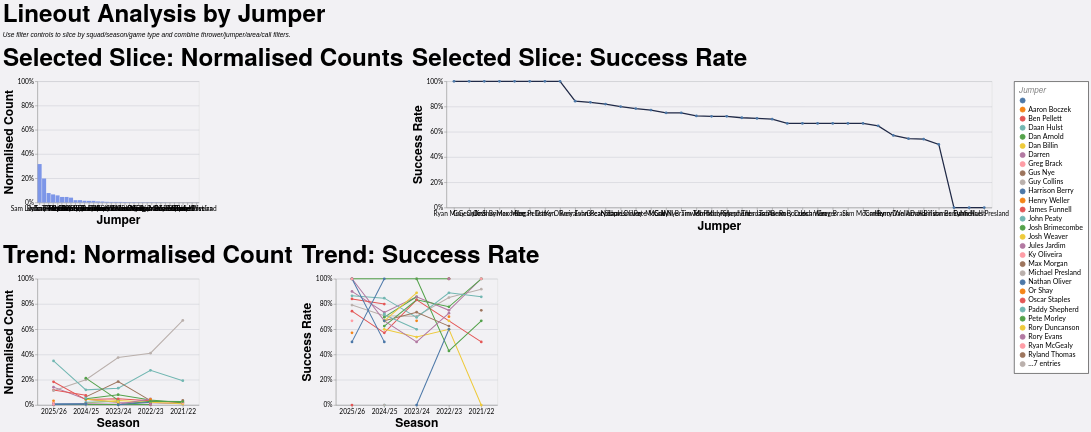

Write a Vega-Lite specification for this figure.
### Vega-Lite specification from a JSON file in a GitHub repository (floating-point values rounded to 4 significant figures; data arrays with more than 128 entries replaced by an {"elided": "..."} marker saying what was removed)
{"config": {"axis": {"labelFont": "Lato, sans-serif", "titleFont": "PT Sans Narrow, Helvetica Neue, Helvetica, Arial, sans-serif", "labelFontSize": 13, "titleFontSize": 24, "gridColor": "#202947", "gridOpacity": 0.2}, "header": {"labelFont": "PT Sans Narrow, Helvetica Neue, Helvetica, Arial, sans-serif", "titleFont": "PT Sans Narrow, Helvetica Neue, Helvetica, Arial, sans-serif", "labelFontSize": 24, "titleFontSize": 28, "labelFontWeight": "bold", "orient": "left"}, "legend": {"labelFont": "Lato, sans-serif", "titleFont": "PT Sans Narrow, Helvetica Neue, Helvetica, Arial, sans-serif", "labelFontSize": 14, "titleFontSize": 16, "titlePadding": 5, "fillColor": "white", "strokeColor": "black", "padding": 10, "titleFontWeight": "lighter", "titleFontStyle": "italic", "titleColor": "gray", "offset": 10}, "title": {"font": "PT Sans Narrow, Helvetica Neue, Helvetica, Arial, sans-serif", "fontSize": 48, "fontWeight": "bold", "anchor": "start", "align": "center", "titlePadding": 20, "subtitlePadding": 10, "subtitleFontSize": 13, "subtitleColor": "", "subtitleFontStyle": "italic", "offset": 15, "color": "black"}, "axisX": {"labelAngle": 0}, "facet": {"title": null, "header": null, "align": {"row": "each", "column": "each"}}, "resolve": {"scale": {"y": "independent", "facet": "independent"}}, "background": "#f2f1f4"}, "vconcat": [{"hconcat": [{"mark": {"type": "bar", "color": "#7d96e8"}, "encoding": {"tooltip": [{"field": "jumper", "title": "Jumper", "type": "nominal"}, {"field": "attempts", "format": ",.0f", "title": "Lineouts", "type": "quantitative"}, {"field": "share", "format": ".1%", "title": "Normalised Count", "type": "quantitative"}], "x": {"field": "jumper", "sort": "-y", "title": "Jumper", "type": "nominal"}, "y": {"axis": {"format": "%"}, "field": "share", "scale": {"domain": [0, 1]}, "title": "Normalised Count", "type": "quantitative"}}, "height": 240, "title": "Selected Slice: Normalised Counts", "transform": [{"filter": "(loSquad == 'All' || datum.squad == loSquad) && (loGameType == 'All' || (loGameType == 'League + Cup' && (datum.game_type == 'League' || datum.game_type == 'Cup')) || (loGameType == 'League only' && datum.game_type == 'League') || datum.game_type == loGameType) && (loOpposition == 'All' || datum.opposition == loOpposition) && (loThrower == 'All' || datum.thrower == loThrower) && (loJumper == 'All' || datum.jumper == loJumper) && (loArea == 'All' || datum.area == loArea) && (loNumbers == 'All' || datum.numbers == loNumbers) && (loCall == 'All' || datum.call == loCall) && (loCallType == 'All' || datum.call_type == loCallType)"}, {"filter": "(loSeason == 'All' || datum.season == loSeason)"}, {"aggregate": [{"op": "count", "as": "attempts"}, {"op": "sum", "field": "won", "as": "won"}], "groupby": ["jumper"]}, {"joinaggregate": [{"op": "sum", "field": "attempts", "as": "total_attempts"}]}, {"calculate": "datum.attempts / datum.total_attempts", "as": "share"}, {"calculate": "datum.won / datum.attempts", "as": "success_rate"}], "width": 320}, {"mark": {"type": "line", "color": "#202946", "point": true, "strokeWidth": 2.5}, "encoding": {"tooltip": [{"field": "jumper", "title": "Jumper", "type": "nominal"}, {"field": "won", "format": ",.0f", "title": "Won", "type": "quantitative"}, {"field": "attempts", "format": ",.0f", "title": "Lineouts", "type": "quantitative"}, {"field": "success_rate", "format": ".1%", "title": "Success Rate", "type": "quantitative"}], "x": {"field": "jumper", "sort": "-y", "title": "Jumper", "type": "nominal"}, "y": {"axis": {"format": "%"}, "field": "success_rate", "scale": {"domain": [0, 1]}, "title": "Success Rate", "type": "quantitative"}}, "height": 250, "title": "Selected Slice: Success Rate", "transform": [{"filter": "(loSquad == 'All' || datum.squad == loSquad) && (loGameType == 'All' || (loGameType == 'League + Cup' && (datum.game_type == 'League' || datum.game_type == 'Cup')) || (loGameType == 'League only' && datum.game_type == 'League') || datum.game_type == loGameType) && (loOpposition == 'All' || datum.opposition == loOpposition) && (loThrower == 'All' || datum.thrower == loThrower) && (loJumper == 'All' || datum.jumper == loJumper) && (loArea == 'All' || datum.area == loArea) && (loNumbers == 'All' || datum.numbers == loNumbers) && (loCall == 'All' || datum.call == loCall) && (loCallType == 'All' || datum.call_type == loCallType)"}, {"filter": "(loSeason == 'All' || datum.season == loSeason)"}, {"aggregate": [{"op": "count", "as": "attempts"}, {"op": "sum", "field": "won", "as": "won"}], "groupby": ["jumper"]}, {"joinaggregate": [{"op": "sum", "field": "attempts", "as": "total_attempts"}]}, {"calculate": "datum.attempts / datum.total_attempts", "as": "share"}, {"calculate": "datum.won / datum.attempts", "as": "success_rate"}], "width": {"step": 30}}], "spacing": 16}, {"hconcat": [{"mark": {"type": "line", "point": true, "strokeWidth": 2}, "encoding": {"color": {"field": "jumper", "title": "Jumper", "type": "nominal"}, "tooltip": [{"field": "season", "title": "Season", "type": "nominal"}, {"field": "jumper", "title": "Jumper", "type": "nominal"}, {"field": "attempts", "format": ",.0f", "title": "Lineouts", "type": "quantitative"}, {"field": "norm_count", "format": ".1%", "title": "Normalised Count", "type": "quantitative"}], "x": {"field": "season", "sort": "-x", "title": "Season", "type": "nominal"}, "y": {"axis": {"format": "%"}, "field": "norm_count", "scale": {"domain": [0, 1]}, "title": "Normalised Count", "type": "quantitative"}}, "height": 250, "title": "Trend: Normalised Count", "transform": [{"filter": "(loSquad == 'All' || datum.squad == loSquad) && (loGameType == 'All' || (loGameType == 'League + Cup' && (datum.game_type == 'League' || datum.game_type == 'Cup')) || (loGameType == 'League only' && datum.game_type == 'League') || datum.game_type == loGameType) && (loOpposition == 'All' || datum.opposition == loOpposition) && (loThrower == 'All' || datum.thrower == loThrower) && (loJumper == 'All' || datum.jumper == loJumper) && (loArea == 'All' || datum.area == loArea) && (loNumbers == 'All' || datum.numbers == loNumbers) && (loCall == 'All' || datum.call == loCall) && (loCallType == 'All' || datum.call_type == loCallType)"}, {"aggregate": [{"op": "count", "as": "attempts"}, {"op": "sum", "field": "won", "as": "won"}], "groupby": ["season", "jumper"]}, {"joinaggregate": [{"op": "sum", "field": "attempts", "as": "season_attempts"}], "groupby": ["season"]}, {"calculate": "datum.attempts / datum.season_attempts", "as": "norm_count"}, {"calculate": "datum.won / datum.attempts", "as": "success_rate"}], "width": 320}, {"mark": {"type": "line", "point": true, "strokeWidth": 2}, "encoding": {"color": {"field": "jumper", "title": "Jumper", "type": "nominal"}, "tooltip": [{"field": "season", "title": "Season", "type": "nominal"}, {"field": "jumper", "title": "Jumper", "type": "nominal"}, {"field": "won", "format": ",.0f", "title": "Won", "type": "quantitative"}, {"field": "attempts", "format": ",.0f", "title": "Lineouts", "type": "quantitative"}, {"field": "success_rate", "format": ".1%", "title": "Success Rate", "type": "quantitative"}], "x": {"field": "season", "sort": "-x", "title": "Season", "type": "nominal"}, "y": {"axis": {"format": "%"}, "field": "success_rate", "scale": {"domain": [0, 1]}, "title": "Success Rate", "type": "quantitative"}}, "height": 250, "title": "Trend: Success Rate", "transform": [{"filter": "(loSquad == 'All' || datum.squad == loSquad) && (loGameType == 'All' || (loGameType == 'League + Cup' && (datum.game_type == 'League' || datum.game_type == 'Cup')) || (loGameType == 'League only' && datum.game_type == 'League') || datum.game_type == loGameType) && (loOpposition == 'All' || datum.opposition == loOpposition) && (loThrower == 'All' || datum.thrower == loThrower) && (loJumper == 'All' || datum.jumper == loJumper) && (loArea == 'All' || datum.area == loArea) && (loNumbers == 'All' || datum.numbers == loNumbers) && (loCall == 'All' || datum.call == loCall) && (loCallType == 'All' || datum.call_type == loCallType)"}, {"aggregate": [{"op": "count", "as": "attempts"}, {"op": "sum", "field": "won", "as": "won"}], "groupby": ["season", "jumper"]}, {"joinaggregate": [{"op": "sum", "field": "attempts", "as": "season_attempts"}], "groupby": ["season"]}, {"calculate": "datum.attempts / datum.season_attempts", "as": "norm_count"}, {"calculate": "datum.won / datum.attempts", "as": "success_rate"}], "width": 320}], "spacing": 16}], "data": {"name": "data-8bfb8f3838b7db0bea9fd4452120c318"}, "params": [{"name": "loSquad", "value": "All"}, {"name": "loSeason", "value": "All"}, {"name": "loGameType", "value": "All"}, {"name": "loOpposition", "value": "All"}, {"name": "loThrower", "value": "All"}, {"name": "loJumper", "value": "All"}, {"name": "loArea", "value": "All"}, {"name": "loNumbers", "value": "All"}, {"name": "loCall", "value": "All"}, {"name": "loCallType", "value": "All"}], "spacing": 22, "title": {"text": "Lineout Analysis by Jumper", "subtitle": "Use filter controls to slice by squad/season/game type and combine thrower/jumper/area/call filters."}, "$schema": "https://vega.github.io/schema/vega-lite/v5.20.1.json", "datasets": {"data-8bfb8f3838b7db0bea9fd4452120c318": {"elided": "1242 records"}}}
